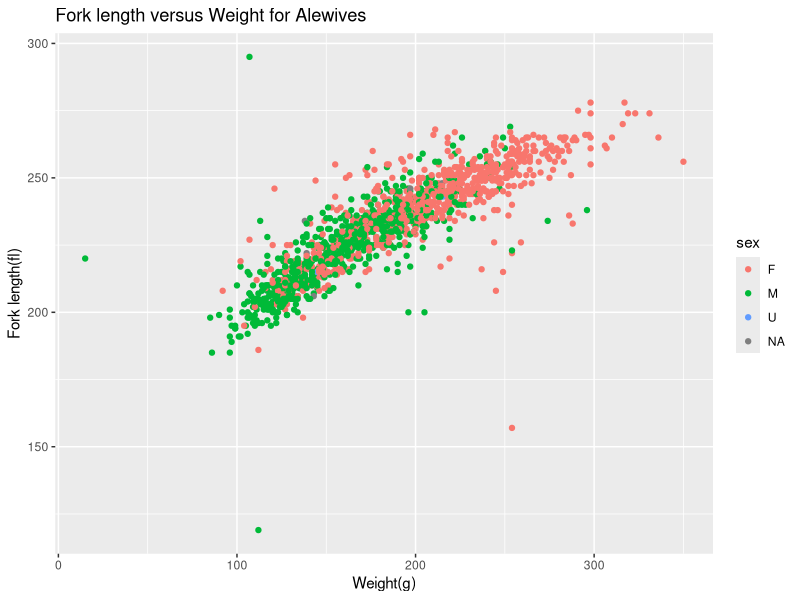
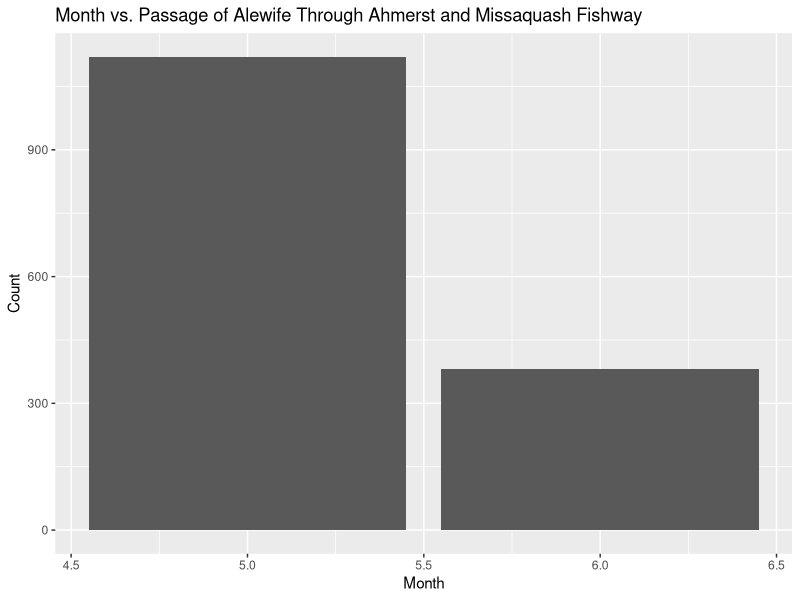
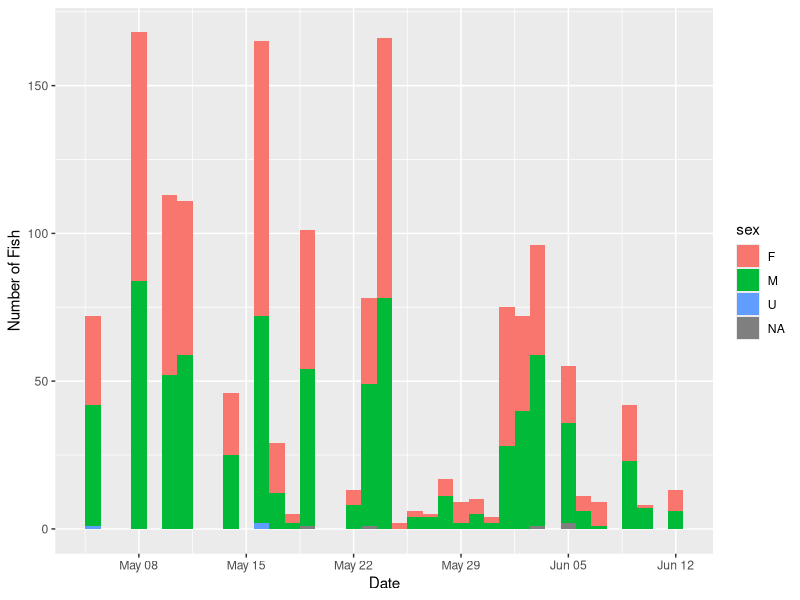
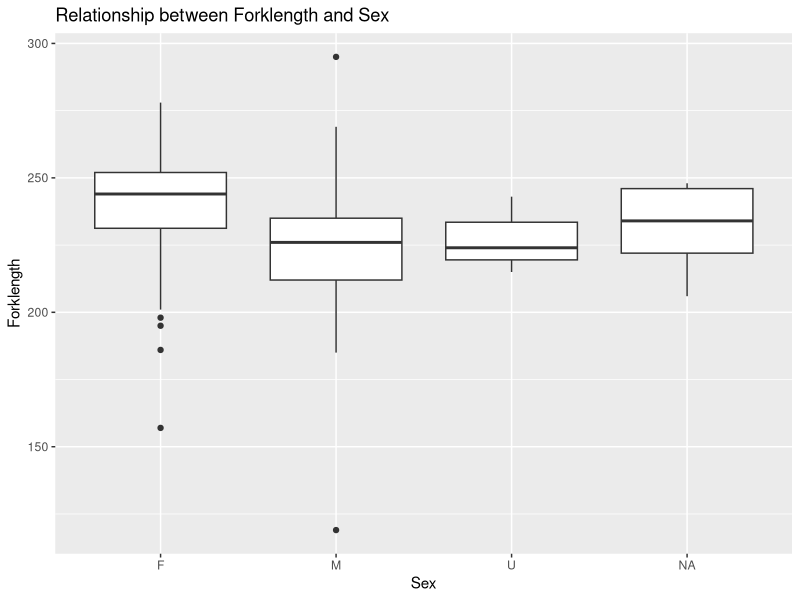
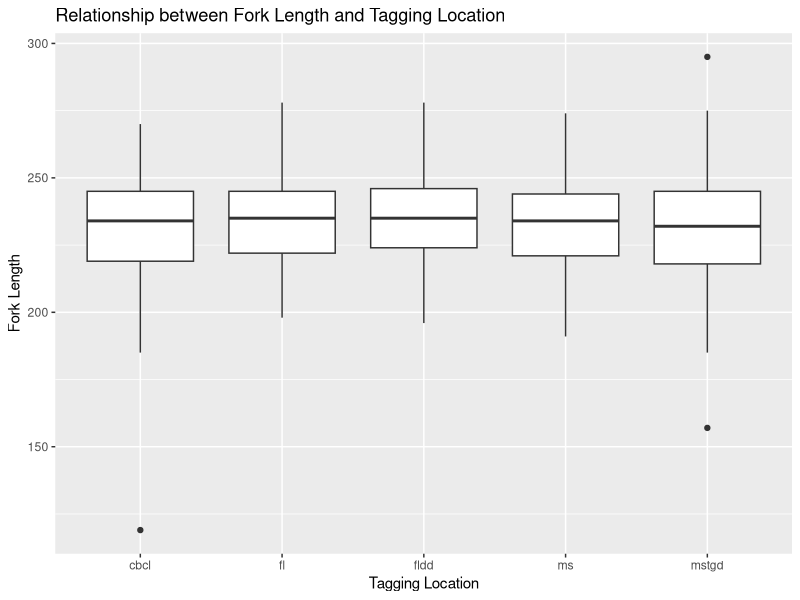

Reproduce these figures in R, in order.
## ---- chunk 1

## ---- chunk 2
knitr::opts_chunk$set(echo = TRUE)
## ---- chunk 3
library("tidyverse")

alewife17 <- read.csv("alewife13_17.csv", na = c("na", "NA"))
names(alewife17)

sapply(alewife17,class)



## ---- chunk 4

alewife17$pit <- as.character(alewife17$pit)
## ---- chunk 5
alewife17.df <- filter(alewife17, y==2017)
## ---- chunk 6

alewife17.df %>%
  count(sx)

## ---- chunk 7
aw.df <- mutate(alewife17.df, 
                sex = toupper(str_trim(sx)), 
                sex = ifelse(sex %in% c("-","?", "NA"), "U", sex))
# check
with(aw.df, table(sex, sx))
## ---- chunk 8
aw.df$sx <- NULL
## ---- chunk 9
aw.df <- mutate(aw.df,w = ifelse(w %in% c("na"), "NA", w))
View(aw.df)
## ---- chunk 10
ggplot(data= aw.df,mapping= aes(x=w,y=fl,colour=sex),position="jitter")+
  geom_point()+
  ggtitle("Fork length versus Weight for Alewives")+
  xlab("Weight(g)")+
  ylab("Fork length(fl)")

#can't get the x axis to work...
## ---- chunk 11
library(lubridate)

aw.df %>%
  mutate(month=month(m,label=TRUE)) %>%
  ggplot(aes(x=m))+
  geom_bar()+
  ggtitle("Month vs. Passage of Alewife Through Ahmerst and Missaquash Fishway")+
  xlab("Month")+
  ylab("Count")
## ---- chunk 12

aw.df <- aw.df %>%
  mutate(enter = make_date(y, m, d))

ggplot(aw.df, aes(enter))+
  geom_histogram(aes(fill = sex), binwidth = 1)+
  xlab("Date")+
  ylab("Number of Fish")

## ---- chunk 13
aw.df <- aw.df %>%
  mutate(length = ntile(fl, 10))

View(aw.df)
## ---- chunk 14
aw.df.2 <- mutate(aw.df,sex = ifelse(sex %in% c("NA"),"U", sex))
## ---- chunk 15



ggplot(data=aw.df.2,mapping=aes(x=sex,y=fl))+
  geom_boxplot()+
  ggtitle("Relationship between Forklength and Sex")+
  xlab("Sex")+
  ylab("Forklength")


## ---- chunk 16
ggplot(data = aw.df) +
  geom_boxplot(mapping = aes(x = site, y = fl)) +
  ggtitle("Relationship between Fork Length and Tagging Location") + 
  ylab("Fork Length") +
  xlab("Tagging Location")
